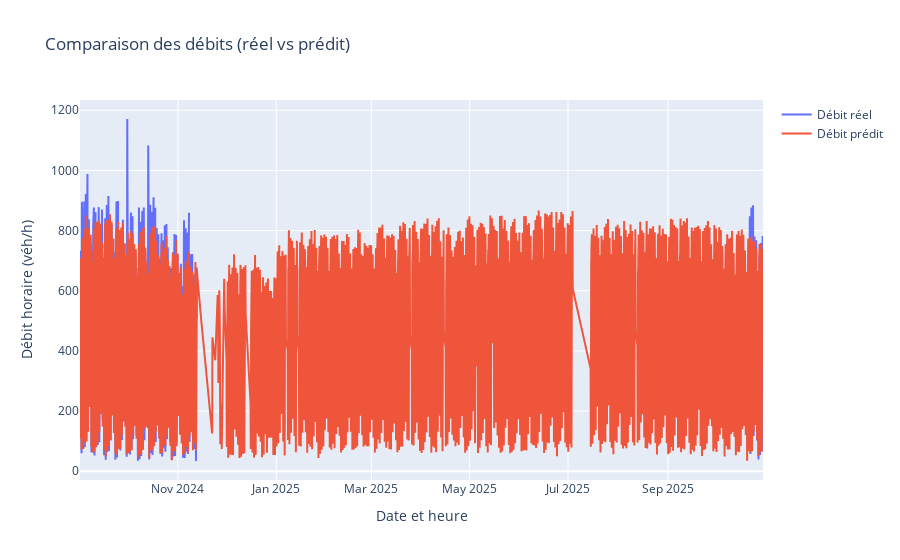

Write notebook code for a chart like this one.
### Code cell
import plotly.graph_objects as go

fig = go.Figure()
fig.add_trace(go.Scatter(
    x=df_final['Date et heure de comptage'],
    y=df_final['Débit horaire'],
    mode='lines',
    name='Débit réel'
))
fig.add_trace(go.Scatter(
    x=df_final['Date et heure de comptage'],
    y=df_final['Débit_prédit_total'],
    mode='lines',
    name='Débit prédit'
))

fig.update_layout(
    title="Comparaison des débits (réel vs prédit)",
    xaxis_title="Date et heure",
    yaxis_title="Débit horaire (véh/h)",
    hovermode='x unified'
)

fig.show()

### Figure 1 — Plotly figure (JSON) as saved in the notebook; plotly's stock layout.template omitted (floating-point values rounded to 4 significant figures; data arrays with more than 128 entries replaced by an {"elided": "..."} marker saying what was removed)
{"data": [{"mode": "lines", "name": "Débit réel", "type": "scatter", "x": {"elided": "9266 str values"}, "y": {"elided": "9266 float values"}}, {"mode": "lines", "name": "Débit prédit", "type": "scatter", "x": {"elided": "9266 str values"}, "y": {"elided": "9266 float values"}}], "layout": {"hovermode": "x unified", "title": {"text": "Comparaison des débits (réel vs prédit)"}, "xaxis": {"title": {"text": "Date et heure"}}, "yaxis": {"title": {"text": "Débit horaire (véh/h)"}}}}
